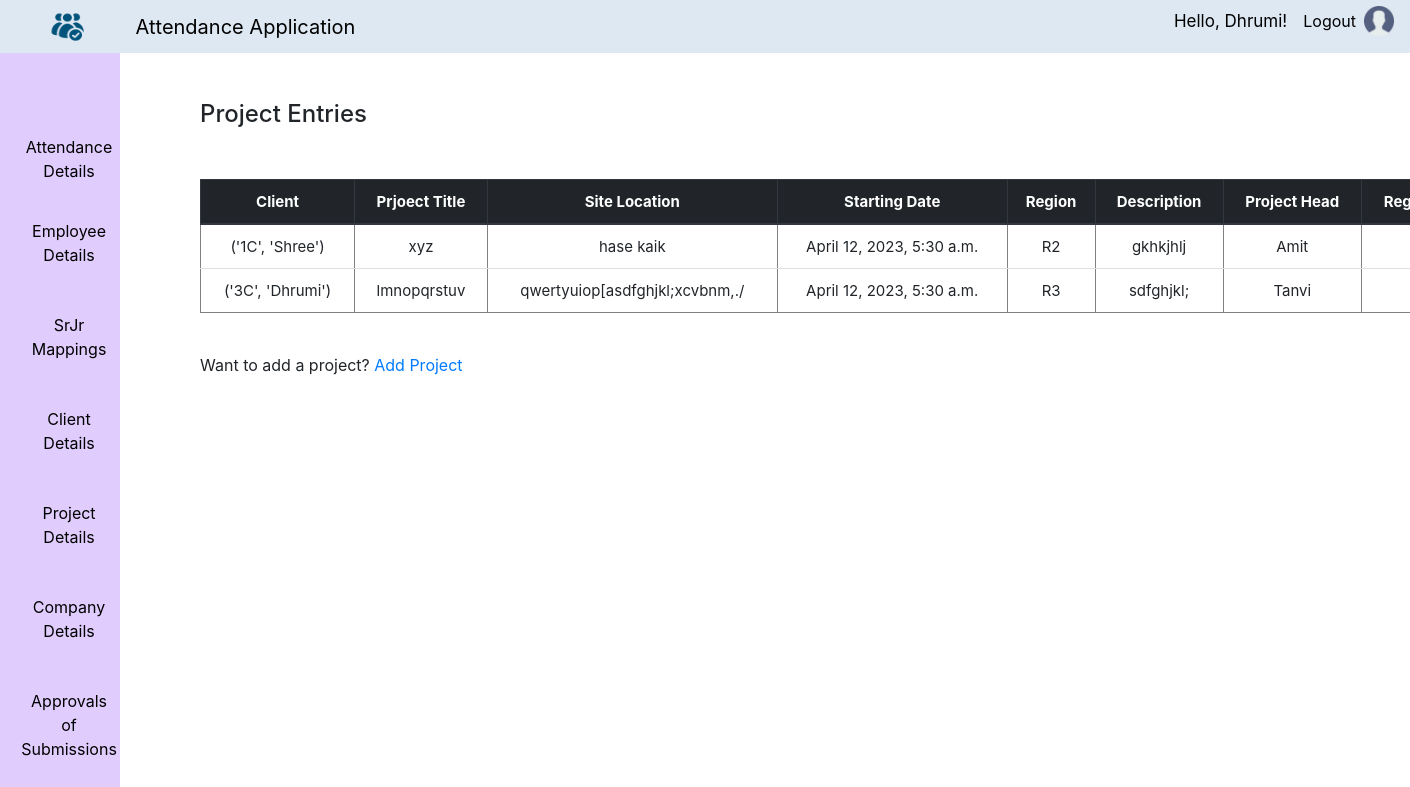
Page /ProjectEntry/ (signed in) on the committed database.
### Attendance/models.py (models this page shows, shortened)
class Project(models.Model):
        REGIONS = (('R1','R1'),
                   ('R2','R2'),
                   ('R3','R3'),)
        user = models.ForeignKey(User, on_delete=models.CASCADE, default=1)
        client = models.CharField(max_length=100, null=True, verbose_name='Client')
        prjtitle = models.CharField(max_length=50, null=True, verbose_name='Project Title')
        siteloc = models.TextField(max_length=50, null=True, verbose_name='Site Location')
        startdt = models.DateTimeField(default=datetime.now,help_text = "Please use the following format: <em>YYYY-MM-DD HH:MM:SS</em>.", verbose_name='Starting Date')
        region = models.CharField(choices=REGIONS,max_length=50,null=True, default='Service Provider', verbose_name='Region')
        description = models.TextField(max_length=50, null=True, verbose_name='Description')
        prjhead = models.CharField(max_length=100, null=True, verbose_name='Project Head')
        regionhead = models.CharField(max_length=100, null=True, verbose_name='Region Head')
        sitehead = models.CharField(max_length=100, null=True, verbose_name='Site Head')
        class Meta:
                db_table = "Project"

### Attendance/views.py (the view)
# urls.py: path('ProjectEntry/',views.ProjectEntry,name='ProjectEntry'),
@login_required(login_url='loginview')
@never_cache
def ProjectEntry(request):
    data = Project.objects.all()
    template = loader.get_template('ProjectEntry.html')
    context = {
        'prjdata': data,
    }
    return HttpResponse(template.render(context, request))

### Attendance/templates/ProjectEntry.html (shortened to what this page needs)
{% extends "home.html" %}
{% load static %}
{% block content %}
{% block manager %}
{% block emp %}
<div class="emp">
  <h4 style="text-align: left; margin: 50px 0px 50px 50px;">
    Project Entries
  </h4>
</div>
{% if prjdata %}
<table border='1' style="margin-left: 200;" class="table text-center">
  <thead class="thead-dark">
    <tr>
      <th scope="col">Client</th>
      <th scope="col">Prjoect Title</th>
      <th scope="col">Site Location</th>
      <th scope="col">Starting Date</th>
      <th scope="col">Region</th>
      <th scope="col">Description</th>
      <th scope="col">Project Head</th>
      <th scope="col">Region Head</th>
    </tr>
  </thead>
  <tbody>
    {% for x in prjdata %}
    <tr>
      <td>{{ x.client }}</td>
      <td>{{ x.prjtitle }}</td>
      <td>{{ x.siteloc }}</td>
      <td>{{ x.startdt }}</td>
      <td>{{ x.region }}</td>
      <td>{{ x.description }}</td>
      <td>{{ x.prjhead }}</td>
      <td>{{ x.regionhead }}</td>
    </tr>
  {% endfor %}
  </tbody>
  </table>
{% endif %}
{% endblock %}
<div style="margin-left: 200px; margin-bottom: 50px;">
  <br>
  Want to add a project?
  <a href="{% url 'ProjectForm' %}">Add Project</a>
</div>
{% endblock %}
{% endblock %}

### Attendance/templates/home.html (shortened to what this page needs)
{% load static %}
<!doctype html lang="en">
  <head>
    <link rel="stylesheet" href="https://cdn.jsdelivr.net/npm/bootstrap@4.0.0/dist/css/bootstrap.min.css">
    <link rel="stylesheet" href="{% static 'css/style.css' %}">
  </head>
  <body>
      <nav class="navbar navbar-expand-lg nav1">
        <div class="container-fluid" style="width: fit-content;">
          <a class="navbar-brand" href="#">
            <img src="{% static 'images/applogo.jpg' %}" width="45" height="40" class="d-inline-block align-top" alt="" style="margin-left: 28px;">
          </a>
        </div>
          <div class="collapse navbar-collapse" id="navbarSupportedContent">
            <ul class="navbar-nav">
              <li class="nav-item" style="margin-left: 15px;">
                <a class="navbar-brand float-left" href="#">Attendance Application</a>
              </li>
            </ul>
            <ul class="navbar-nav mb-2 mb-lg-0 d-flex" style="position: absolute; right: 0;">
              <li>
                <a class="nav-link"  href="#" style="margin-top: 17px; font-size: 17px;">
                  {% if user.is_authenticated %}
                  <p>Hello, {{ user.first_name }}!</p>
                  {% endif %}
                </a>
              </li>
              <li>
                <a href="{% url 'logoutview' %}" class="nav-link" style="margin-top: 17px;">Logout</a>
              </li>
              <li class="nav-item" style="margin-top: 17px;">
                <a class="ml-auto navbar-brand" href="#">
                  <img src="{% static 'images/user1.png' %}" alt="Bootstrap" width="30" height="30">
                </a>
              </li>
            </ul>
          </div>
      </nav>
      {% block content %}
      {% endblock %}
      {% if request.user.is_superuser %}
      <nav class="navbar navbar-expand-lg nav2">
        <div class="container-fluid">
          <div class="row">
            <div class="col-md-1" style="min-width: 130px; margin: 0; padding: 0 10px; text-align: center;">
              <nav class="navbar navbar-default navbar-fixed-side">
                <ul class="nav navbar-nav">
                  <li class="nav-item list">
                    <a class="nav-link" href="#">Attendance Details</a>
                  </li>
                  <li class="nav-item list" style="margin-bottom: 10px;">
                    <a class="nav-link" href="#">Employee Details</a>
                  </li>
                  <li class="nav-item list" style="margin-bottom: 10px;">
                    <a class="nav-link" href="#">SrJr Mappings</a>
                  </li>
                  <li class="nav-item list" style="margin-bottom: 10px;">
                    <a class="nav-link" href="#">Client Details</a>
                  </li>
                  <li class="nav-item list" style="margin-bottom: 10px;">
                    <a class="nav-link" href="#">Project Details</a>
                  </li>
                  <li class="nav-item list" style="margin-bottom: 10px;">
                    <a class="nav-link" href="#">Company Details</a>
                  </li>
                  <li class="nav-item list" style="margin-bottom: 10px;">
                    <a class="nav-link" href="#">Approvals of Submissions</a>
                  </li>
                </ul>
              </nav>
            </div>
          </div>
        </div>
      </nav>
      {% endif %}
  </body>
</html>

### Attendance/static/css/style.css (style rules this page uses)
li a { color: black; text-decoration: none; }
.navbar { padding: 0.1rem; }
.nav1 { background-color:rgb(222, 232, 242); position: fixed; width: 100%; top: 0; left: 0; }
.nav2 { background-color: #e0cdfe; padding: 0.1rem; position: fixed; top: 53px; left: 0; width: 120px; height: 100%; }
.emp { margin-left: 150px; margin-top: 100px; }
.nav-item { position: relative; }
.nav-link { margin: 10px 0 10px 0; }
table { font-size: 15px; }

### rows in the picture
Project: client "('1C', 'Shree')", prjtitle "xyz", siteloc "hase kaik", startdt "April 12, 2023, 5:30 a.m.", region "R2", description "gkhkjhlj", prjhead "Amit"
Project: client "('3C', 'Dhrumi')", prjtitle "lmnopqrstuv", siteloc "qwertyuiop[asdfghjkl;xcvbnm,./", startdt "April 12, 2023, 5:30 a.m.", region "R3", description "sdfghjkl;", prjhead "Tanvi"

### other values in the picture
{{ user.first_name }} "Dhrumi"
